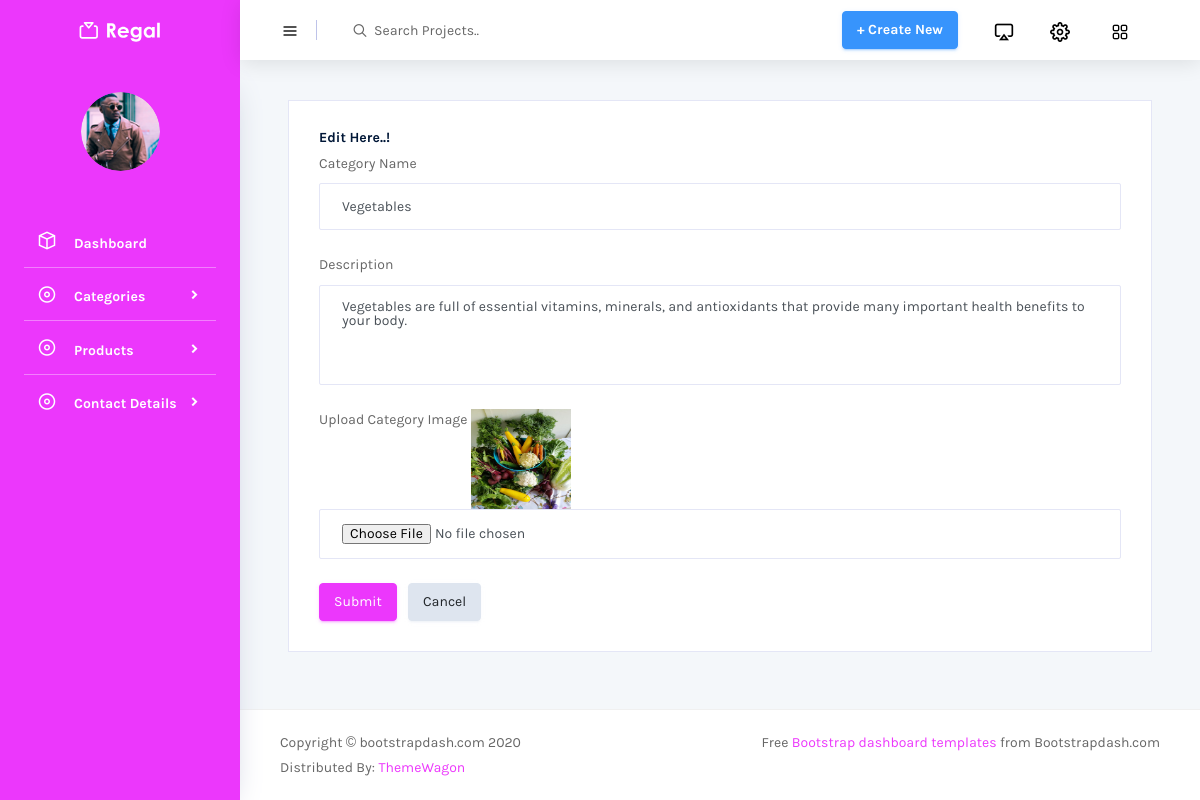
The page /Backend/edit_category/1 on the database its author committed.
### Backend/models.py (models this page shows)
class BigmartDb(models.Model):
    C_name = models.CharField(max_length=100,null=True,blank=True)
    Descptn   = models.CharField(max_length=250,null=True,)
    C_image = models.ImageField(upload_to="Category Images",null=True,blank=True)

### Backend/views.py (the view)
# urls.py: path('edit_category/<int:catid>',views.edit_category,name="edit_category"),
def edit_category(req,catid):
    cat = BigmartDb.objects.get(id=catid)
    return render(req,"Edit_Category.html",{'cat':cat})

### Backend/templates/Edit_Category.html (shortened to what this page needs)
<!DOCTYPE html>
{% extends 'index.html' %}
{% block content %}
<html lang="en">
<head>
</head>
<body>
<div class="col-md-12 grid-margin stretch-card">
              <div class="card">
                <div class="card-body">
                  <h4 class="card-title">Edit Here..!</h4>
                  <form class="forms-sample" method="post" action="{% url 'update_category' catid=cat.id %}" enctype="multipart/form-data">
                    <div class="form-group">
                      <label for="exampleInputUsername1">Category Name</label>
                      <input type="text" class="form-control" value="{{cat.C_name}}" name="name" id="exampleInputUsername1" placeholder="Category Name">
                    </div><div class="form-group">
                      <label for="exampleInputUsername1">Description</label>
                      <textarea cols="30" rows="5" placeholder="Description" name="descrip" class="form-control">{{cat.Descptn}}</textarea>
                    </div>
                      <div class="form-group">
                          <label>Upload Category Image</label>
                          <img src="{{cat.C_image.url}}" width="100px" height="100px">
                          <input type="file" name="image" class="form-control">
                      </div>
                      <button type="submit" class="btn btn-primary mr-2">Submit</button>
                    <button class="btn btn-light">Cancel</button>
                  </form>
                </div>
              </div>
            </div>
</body>
</html>
{% endblock %}

### rows shown on the page
BigmartDb: name "Vegetables", descrip "Vegetables are full of essential vitamins, minerals, and antioxidants that provide many important health benefits to your body.", C_image (picture)
